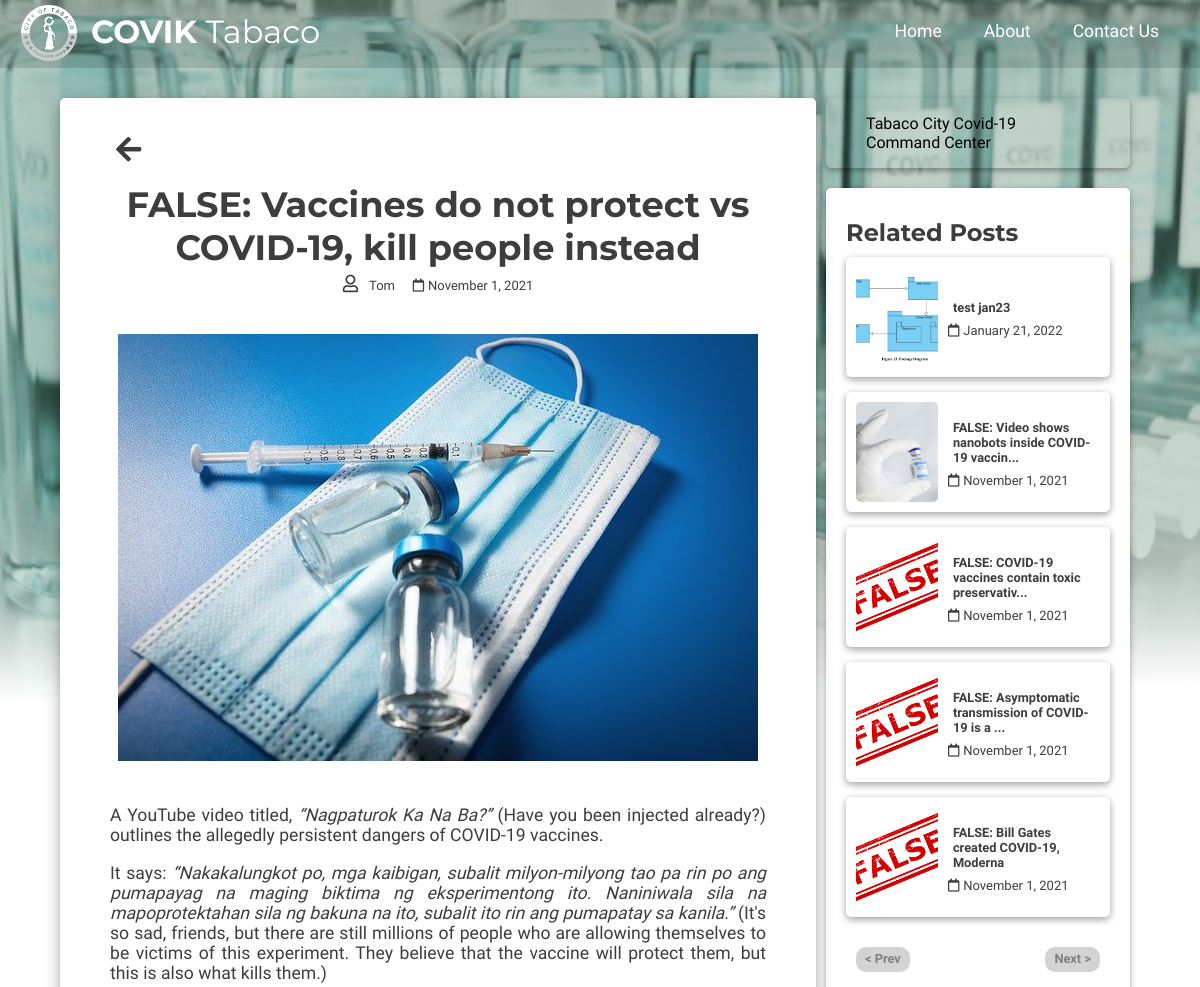
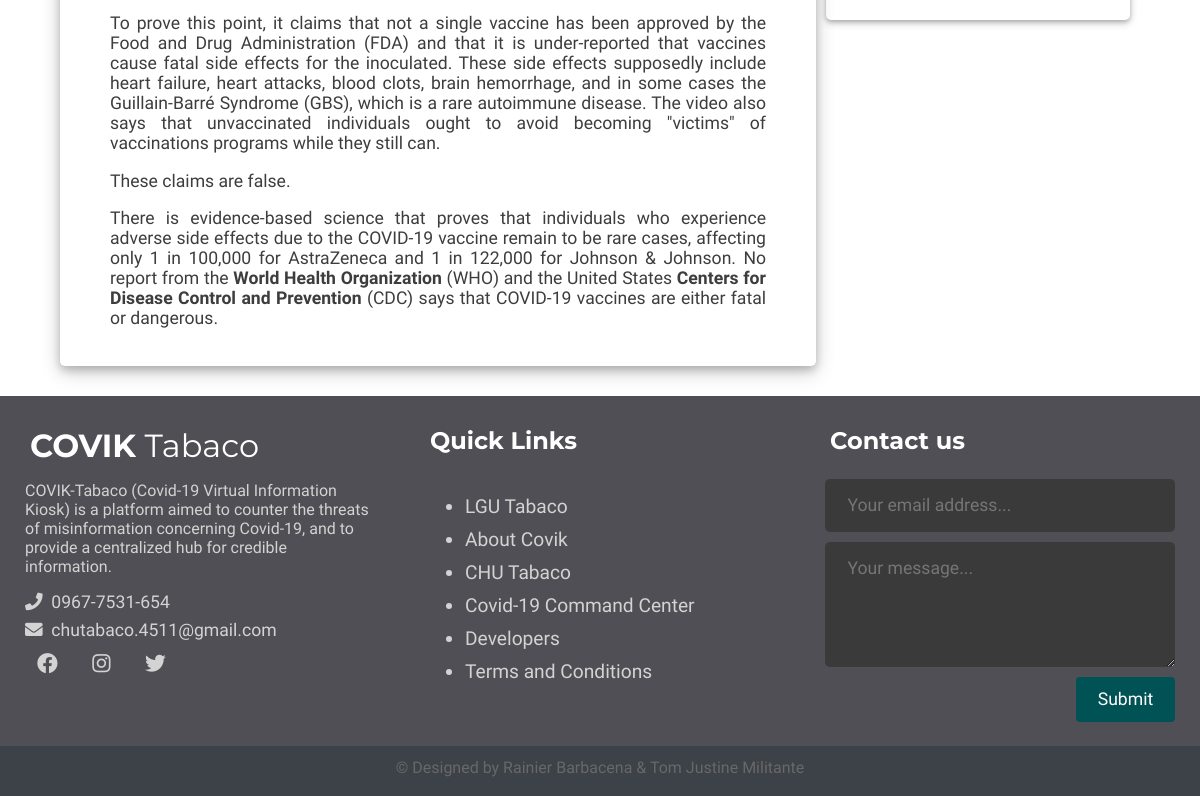
The app's page /kioskSingle.php?t_id=5&p_id=40&title=FALSE: Vaccines do not protect vs COVID-19, kill people instead with its own data (2 pictures, top to bottom).
### tables this page shows
CREATE TABLE `posts` (
  `id` int(11) NOT NULL,
  `user_id` int(11) NOT NULL,
  `topic_id` int(11) DEFAULT NULL,
  `title` varchar(255) NOT NULL,
  `image` varchar(255) NOT NULL,
  `body` text NOT NULL,
  `published` tinyint(4) NOT NULL,
  `created_at` datetime NOT NULL DEFAULT current_timestamp()
);

CREATE TABLE `users` (
  `id` int(11) NOT NULL,
  `admin` tinyint(4) NOT NULL,
  `fullname` varchar(255) NOT NULL,
  `username` varchar(255) NOT NULL,
  `position` varchar(255) NOT NULL,
  `department` varchar(255) NOT NULL,
  `employeeId` varchar(255) NOT NULL,
  `email` varchar(255) NOT NULL,
  `password` varchar(255) NOT NULL,
  `created_at` timestamp NOT NULL DEFAULT current_timestamp()
);

### app/database/db.php (called while the page is built, shortened)
<?php
require('connect.php');
function executeQuery($sql, $data) {
     global $conn;
     $stmt = $conn->prepare($sql);
     $values = array_values($data);
     $types = str_repeat('s', count($values));
     $stmt->bind_param($types, ...$values);
     $stmt->execute();
     return $stmt;
}
function getLatestPostByTopicId_2($topic_id) {
     $sql = "SELECT p.*, u.username FROM posts as p JOIN topics as t on p.topic_id=t.id JOIN users as u on u.id=p.user_id WHERE p.published=? AND p.id=? ORDER BY created_at DESC LIMIT 1";
     $stmt = executeQuery($sql, ['published' => 1, 'topic_id' => $topic_id]);
     $records = $stmt->get_result()->fetch_all(MYSQLI_ASSOC);
     return $records;
}
function getPaginatedPostsByTopicId_2($topic_id, $excluded_post_id) {
     $currentPage = isset($_GET['page']) ? $_GET['page'] : 1;
     $recordsPerPage = 5;
     $sql = "SELECT p.*, u.username FROM posts AS p JOIN users AS u ON p.user_id=u.id WHERE p.published=1 AND topic_id=? AND p.id != ? ORDER BY created_at DESC LIMIT ?,?";
     $data =[
          'topic_id' => $topic_id,
          'p.id' => $excluded_post_id,
          'offset' => ($currentPage - 1) * $recordsPerPage,
          'numberOfRecords' => $recordsPerPage
     ];
     $stmt = executeQuery($sql, $data);
     $records = $stmt->get_result()->fetch_all(MYSQLI_ASSOC);
     $numberOfPages = ceil(totalRelatedPostsRows($topic_id, $excluded_post_id)/ $recordsPerPage);
     $pageData = [
          'records' => $records,
          'prevPage' => $currentPage > 1 ? $currentPage - 1 : false,
          'nextPage' => $currentPage + 1 <= $numberOfPages ? $currentPage + 1 : false,
      ];
     return $pageData;
}
function totalRelatedPostsRows($topic_id, $excluded_post_id) {
     $sql = "SELECT p.* FROM posts AS p JOIN users AS u ON p.user_id=u.id WHERE p.published=1 AND topic_id=? AND p.id != ?";
     $stmt = executeQuery($sql, ['topic_id' => $topic_id, 'p.id' => $excluded_post_id]);
     $posts = $stmt->get_result()->fetch_all(MYSQLI_ASSOC);
     $total = sizeof($posts);
     return $total;
}

### kioskSingle.php (the view, shortened to what this page needs)
<?php include(ROOT_PATH . '/app/controllers/posts.php');
if (isset($_GET['t_id']) && isset($_GET['p_id'])) {
     $recent = getLatestPostByTopicId_2($_GET['p_id']);
     $recents = getPaginatedPostsByTopicId_2($_GET['t_id'], $_GET['p_id']);
} else if (isset($_GET['t_id'])) {
     $recent = getLatestPostByTopicId($_GET['t_id']);
     $recents = getPaginatedPostsByTopicId_2($_GET['t_id'], $recent[0]['id']);
     $_GET['p_id'] = $recent[0]['id'];
     $_GET['title'] = $recent[0]['title'];
} else {
     exit(header('Location:kiosk.php'));
}
?>
<!DOCTYPE html>
<html lang="en">
<head>
     <link rel="stylesheet" href="https://cdnjs.cloudflare.com/ajax/libs/font-awesome/5.15.4/css/all.min.css" />
     <link rel="stylesheet" href="assets/css/style.css" />
     <link rel="stylesheet" href="assets/css/kiosk.css" />
</head>
<body>
     <?php include(ROOT_PATH . "/app/includes/kioskHeader.php"); ?>
     <div class="page-wrapper">
          <div class="content clearfix">
               <div class="main-content-wrapper">
                    <div class="main-content single">
                    <div class="back-btn">
                        <button class="btn-back-index" onclick="history.back()"> <i class="fas fa-arrow-left"></i>
                    </div>
                    <?php foreach ($recent as $post): ?>
                         <?php
                              $sql = "SELECT `username` FROM `users` WHERE `id` = ?";
                              $stmt = executeQuery($sql, ['id' => $post['user_id']]);
                              $records = $stmt->get_result()->fetch_all(MYSQLI_ASSOC);
                         ?>
                         <h1 class="post-title"><?php echo $post['title']; ?></h1>
                         <div class="author">
                              <i class="far fa-user"></i><span><span> <?php echo $records[0]['username']; ?></span>
                                        <span></span>&nbsp;<span></span>
                              <i class="far fa-calendar"></i><span><?php echo date('F j, Y', strtotime($post['created_at'])); ?></span>
                         </div>
                         <div class="single-post-image">
                              <img src="<?php echo BASE_URL . '/assets/images/' . $post['image']; ?>" alt="">
                         </div>
                         <div>
                              <?php echo html_entity_decode($post['body']); ?>
                         </div>
                    <?php endforeach; ?>
                    </div>
               </div>
               <div class="sidebar single">
                    <div class="fb-page-link">
                         <div class="fb-page" data-href="https://web.facebook.com/commandcentertabaco" data-tabs="" data-width="" data-height="" data-small-header="false" data-adapt-container-width="true" data-hide-cover="false" data-show-facepile="true"><blockquote cite="https://web.facebook.com/commandcentertabaco" class="fb-xfbml-parse-ignore"><a href="https://web.facebook.com/commandcentertabaco">Tabaco City Covid-19 Command Center</a></blockquote>
                         </div>
                    </div>
                    <div class="section popular" id="kioskSingle-posts-container">
                         <h2 class="section-title">Related Posts</h2>
                         <?php
                              foreach ($recents['records'] as $post){
                         ?>
                               <a href="kioskSingle.php?t_id=<?php echo $_GET['t_id']; ?>&p_id=<?php echo $post['id']; ?>&title=<?php echo $post['title']; ?>">
                                   <div class="main-single-post clearfix">
                                        <div class="related-post-image">
                                             <img src="<?php echo BASE_URL . '/assets/images/' . $post['image']; ?>" alt="">
                                        </div>
                                        <div class="related-post-title">
                                             <div class="title">
                                                  <p class="p-title"><?php $strend = 50; if(strlen($post['title']) >= $strend): ?><?php echo substr($post['title'], 0, $strend) . '...'; ?><?php else: ?><?php echo substr($post['title'], 0, $strend); ?><?php endif;?></p>
                                                  <i class="far fa-calendar"><span><?php echo date('F j, Y', strtotime($post['created_at'])); ?></span></i>
                                             </div>
                                        </div>
                                   </div>
                              </a>
                         <?php
                              }
                         ?>
                         <div class="pagination-links">
                         <?php if ($recents['prevPage']): ?>
                              <a class = "side-page-btn" href="kioskSingle.php?t_id=<?php echo $_GET['t_id']; ?>&p_id=<?php echo $_GET['p_id']; ?>&title=<?php echo $_GET['title']; ?>&page=<?php echo $recents['prevPage']; ?>#kioskSingle-posts-container">< Prev</a><?php if(isset($_GET['page'])): ?> <span class="page-num">-  Page <?php echo $_GET['page']?>  -</span> <?php endif;?>
                         <?php else: ?>
                              <a class = "side-page-btn disabled" href="#">< Prev</a><?php if(isset($_GET['page'])): ?> <span class="page-num">-  Page <?php echo $_GET['page']?>  -</span> <?php endif;?>
                         <?php endif; ?>
                         <?php if ($recents['nextPage']): ?>
                              <a class = "side-page-btn" href="kioskSingle.php?t_id=<?php echo $_GET['t_id']; ?>&p_id=<?php echo $_GET['p_id']; ?>&title=<?php echo $_GET['title']; ?>&page=<?php echo $recents['nextPage']; ?>#kioskSingle-posts-container">Next ></a>
                         <?php else: ?>
                              <a class = "side-page-btn disabled" href="#">Next ></a>
                         <?php endif; ?>
                         </div>
                    </div>
               </div>
          </div>
     </div>
     <?php include(ROOT_PATH . "/app/includes/kioskFooter.php"); ?>
</body>
</html>

### assets/css/style.css (style rules this page uses)
* { box-sizing: border-box; }
html { height: 100%; padding: 0; margin: 0; font-family: "Be vietnam", sans-serif; }
body { height: 130%; padding: 0; margin: 0; background: url(../images/bg-index.png); background-repeat: no-repeat; background-size: 100%; }
.p-title { font-family: "Be vietnam", sans-serif; color: rgb(61, 61, 61); margin: 5px; font-weight: 600; font-size: 0.8rem; }
h1, h2, h3, h4, h5, h6 { font-family: "Montserrat", sans-serif; color: rgb(61, 61, 61); margin: 5px; }
a { text-decoration: none; color: inherit; }
.clearfix::after { content: ""; display: block; clear: both; }
.page-wrapper { min-height: 100%; position: relative; }
.content { width: 90%; margin: 30px auto 30px; }
.content .main-content { width: 70%; float: left; }
.content .sidebar { width: 30%; float: left; }
.content .sidebar .section { background: rgb(255, 255, 255); padding: 20px; border-radius: 5px; margin: 20px 0; box-shadow: 0 2px 4px 0 rgba(0, 0, 0, 0.2), 0 3px 9px 0 rgba(0, 0, 0, 0.2); -webkit-transition: 0.2s ease-in-out, webkit-transform 0.2s ease-in-out; -moz-transition: 0.2s ease-in-out, moz-transform 0.2s ease-in-out; transition: 0.2s ease-in-out, transform 0.2s ease-in-out; }
.content .sidebar .section .section-title { margin: 10px 0; }
.pagination-links { display: flex; justify-content: space-between; align-items: center; }
.side-page-btn { text-decoration: none; background-color: white; border: 2px solid #098792; color: #098792; font-weight: 600; padding: 2px 7px 4px; margin: 15px 10px; border-radius: 10px; text-align: center; font-size: 0.8rem; transition: 0.125s background-color ease-in-out; }
.side-page-btn.disabled { pointer-events: none; color: gray; background-color: lightgray; border-color: lightgray; }
.content .main-content.single { background: white; padding: 20px 50px; font-size: 1.1em; border-radius: 5px; color: rgb(61, 61, 61); font-weight: 300; box-shadow: 0 4px 8px 0 rgba(0, 0, 0, 0.2), 0 6px 20px 0 rgba(0, 0, 0, 0.2); }
.content .main-content.single p { text-align: justify; }
.content .main-content.single .post-title { padding-top: 10px; text-align: center; }
.content .main-content.single .author { text-align: center; margin-bottom: 40px; }
.content .main-content.single .author span { padding-left: 4px; font-family: "Be vietnam", sans-serif; font-size: small; }
.content .main-content.single .single-post-image { text-align: center; margin-bottom: 40px; }
.content .main-content.single .single-post-image img { max-width: 100%; max-height: 100%; }
.btn-back-index { margin-top: 15px; background: transparent; border: none; color: #3d3d3d; font-size: 1.2rem; }
.content .sidebar.single { padding: 0 10px; }
.content .sidebar.single .fb-page-link { border-radius: 5px; box-shadow: 0 2px 4px 0 rgba(0, 0, 0, 0.2), 0 3px 9px 0 rgba(0, 0, 0, 0.2); max-width: 100%; max-height: auto; overflow-x: auto; }

### assets/css/kiosk.css (style rules this page uses)
.main-content-wrapper { position: relative; }
.main-content { min-height: 186px; }
.main-single-post { height: 120px; width: 100%; margin-bottom: 15px; border-radius: 5px; display: flex; background: white; box-shadow: 0 2px 6px 0 rgba(0, 0, 0, 0.2), 0 3px 8px 0 rgba(0, 0, 0, 0.2); -webkit-transition: 0.1s ease-in-out, webkit-transform 0.1s ease-in-out; -webkit-transition: 0.1s ease-in-out, webkit-transform 0.1s ease-in-out; transition: 0.1s ease-in-out, transform 0.1s ease-in-out; }
.post-title { padding-top: 60px; }
.main-single-post .related-post-image { height: auto; width: 35%; margin: 10px; border-radius: 5px; overflow: hidden; display: flex; justify-content: center; }
.main-single-post .related-post-image img { max-height: 100%; max-width: auto; }
.main-single-post .related-post-title { height: auto; width: 65%; border-radius: 5px; margin: 10px 10px 10px 0; display: flex; align-items: center; }
.main-single-post .related-post-title i { color: rgb(61, 61, 61); font-size: small; }
.main-single-post .related-post-title i { color: rgb(61, 61, 61); }
.main-single-post .related-post-title span { color: rgb(61, 61, 61); padding-left: 4px; font-family: "Be vietnam", sans-serif; font-size: small; }
.back-btn .btn-back-index { font-size: 1.8rem; }

### records on screen
posts: title "FALSE: Vaccines do not protect vs COVID-19, kill people instead", user.username "Tom", created_at "November 1, 2021", image (picture), body "A YouTube video titled, “Nagpaturok Ka Na Ba?” (Have you been injected already?) outlines the allegedly persistent dangers of COVID-19 vaccines. It says: “Nakakalungkot po, mga kaibigan, subalit milyon-milyong tao pa rin po ang pumapayag na maging biktima ng eksperimentong ito. Naniniwala sila na mapoprotektahan sila ng bakuna na ito, subalit ito rin ang pumapatay sa kanila.” (It's so sad, friends, but there are still millions of people who are allowing themselves to be victims of this experiment. They believe that the vaccine will protect them, but this is also what kills them.) To prove this point, it claims that not a single vaccine has been approved by the Food and Drug Administration…"
posts: image (picture), title "test jan23", created_at "January 21, 2022"
posts: image (picture), title "FALSE: Video shows nanobots inside COVID-19 vaccin", created_at "November 1, 2021"
posts: image (picture), title "FALSE: COVID-19 vaccines contain toxic preservativ", created_at "November 1, 2021"
posts: image (picture), title "FALSE: Asymptomatic transmission of COVID-19 is a", created_at "November 1, 2021"
posts: image (picture), title "FALSE: Bill Gates created COVID-19, Moderna", created_at "November 1, 2021"
